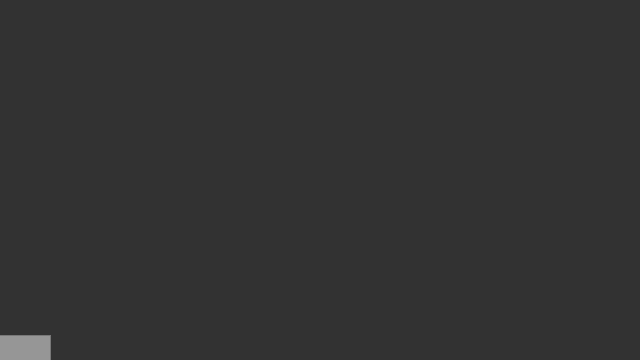
Frame 1 (no input)
Frame 60 (the mouse pressed at the canvas centre just before this capture): identical to frame 1, image omitted
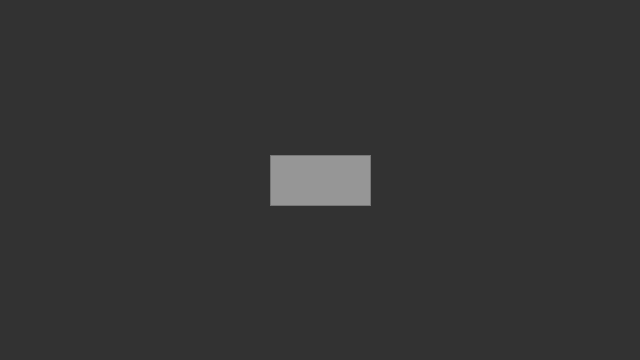
Frame 120 (the mouse held since frame 60 and released just before this capture)

The Processing sketch that drew these frames (run headless with seeded random() and noise(); from frame 60 on, the mouse is pressed at the canvas centre):

// Processing sketch: sketch_191018b
// ── sketch_191018b.pde
void setup() {
  //set the size of the window
  size(640, 360);
};

void draw () {  
  //Background
  background(50);

  //A rectangle
  fill(150);
  stroke(120);
  rectMode(CENTER);
  rect(mouseX, height-mouseY, 100, 50);
};
